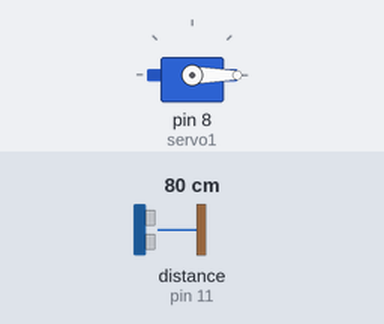
Bench run of a sketch on a simulated Arduino Uno, built with avr-gcc and run on an emulated ATmega328P. Shown: servo. Wiring (inferred from the names in the program): ultrasonic range finder: trigger pin 12; echo pin 11. The test bench sets the inputs (shaded band); at power-on: distance to the obstacle (sensor on pin 11) 80 cm. The echo pulse lasts 58.3 µs per cm.

Above: at 1.2 s.
1.3 s: distance to the obstacle (sensor on pin 11) set to 22 cm
2.8 s: distance to the obstacle (sensor on pin 11) set to 19 cm
At 4.0 s:
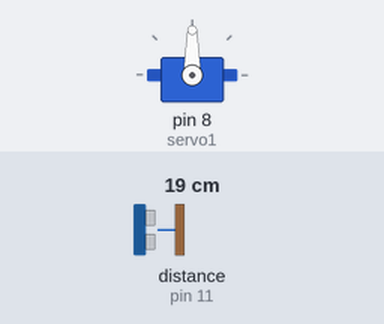
4.3 s: distance to the obstacle (sensor on pin 11) set to 35 cm
At 6.9 s:
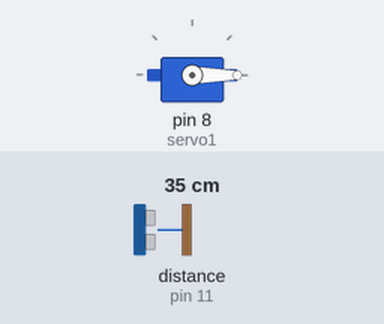
7.3 s: distance to the obstacle (sensor on pin 11) set to 2 cm
At 7.6 s:
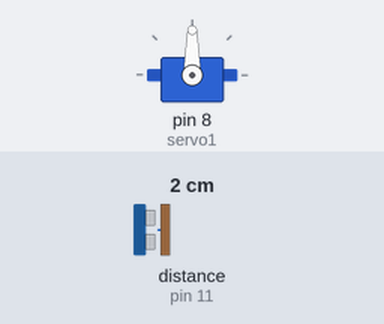
Timing chart, 0 to 9.8 s (numbered marks = the images above; inputs shaded):
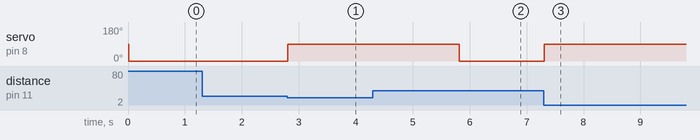

Measured:
- the behaviour switches between 21 and 20 cm on distance to the obstacle (sensor on pin 11) (found by bisection; images 0 and 1)
- after the input at 1.3 s, every drawn part: stays the same
- after the input at 2.8 s, servo on pin 8 (servo1): 0° → 90° at once
- after the input at 4.3 s, servo on pin 8 (servo1): 90° → 0° after 1.5 s
- after the input at 7.3 s, servo on pin 8 (servo1): 0° → 90° at once

The sketch:

Arduino-code.ino
```cpp
#include <Servo.h>
Servo servo1;
const int trigPin = 12;
const int echoPin = 11;
long duration;
int distance;
int Obj_distance=20; //set object distance from sensor in CM
int servo_angel=90;  // set servo angle 0-180
void setup()
{
pinMode(trigPin, OUTPUT);
pinMode(echoPin, INPUT);
servo1.attach(8);
}

void loop()
{
digitalWrite(trigPin, LOW);
delayMicroseconds(7);
digitalWrite(trigPin, HIGH);
delayMicroseconds(10);
digitalWrite(trigPin, LOW);
duration = pulseIn(echoPin, HIGH);
distance= duration*0.034/2;

if (distance <Obj_distance)
{servo1.write(servo_angel);
delay(3000);
}
else
servo1.write(0);
delay(10);
}
```
